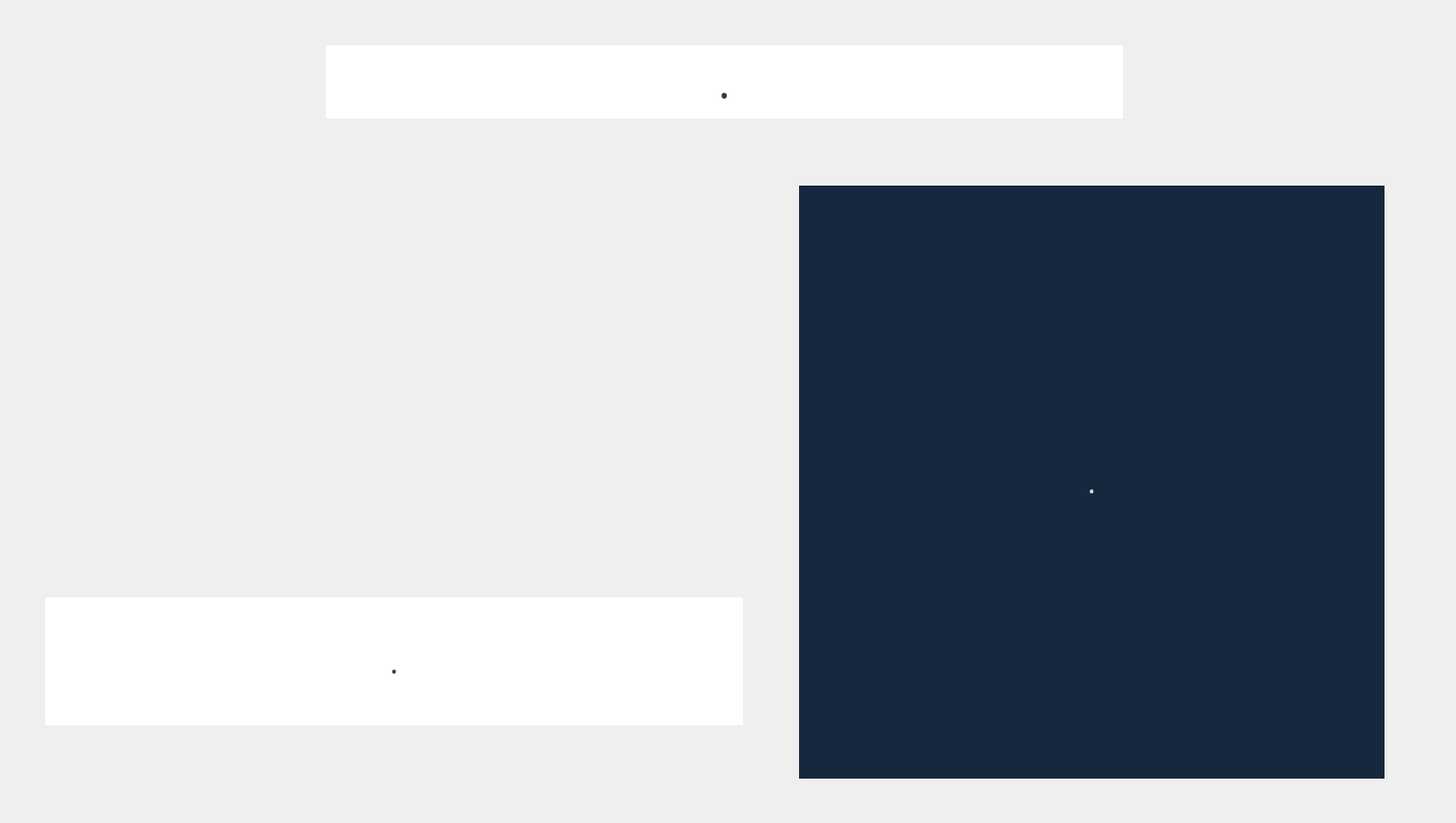
    <widget class="QWidget" name="Dolphinarium_Page_26">
     <widget class="QLabel" name="Photo_Dolphinarium_label">
      <property name="geometry">
       <rect>
        <x>60</x>
        <y>200</y>
        <width>771</width>
        <height>421</height>
       </rect>
      </property>
      <property name="text">
       <string/>
      </property>
      <property name="pixmap">
       <pixmap>8.jpg</pixmap>
      </property>
     </widget>
     <widget class="QLabel" name="Adress_Dolphinarium_label">
      <property name="geometry">
       <rect>
        <x>50</x>
        <y>660</y>
        <width>771</width>
        <height>141</height>
       </rect>
      </property>
      <property name="font">
       <font>
        <family>Monotype Corsiva</family>
        <pointsize>25</pointsize>
       </font>
      </property>
      <property name="styleSheet">
       <string notr="true">background-color: #FFFFFF;
color:rgb(57, 57, 57);</string>
      </property>
      <property name="text">
       <string>.</string>
      </property>
      <property name="alignment">
       <set>Qt::AlignCenter</set>
      </property>
      <property name="wordWrap">
       <bool>true</bool>
      </property>
     </widget>
     <widget class="QPushButton" name="switch_Dolphinarium__Soviet_area_pushButton">
      <property name="geometry">
       <rect>
        <x>30</x>
        <y>50</y>
        <width>171</width>
        <height>81</height>
       </rect>
      </property>
      <property name="styleSheet">
       <string notr="true">background-color: rgba(0,0,0,0);
border: none;</string>
      </property>
      <property name="text">
       <string/>
      </property>
     </widget>
     <widget class="QLabel" name="Name_Dolphinarium_label">
      <property name="geometry">
       <rect>
        <x>360</x>
        <y>50</y>
        <width>881</width>
        <height>81</height>
       </rect>
      </property>
      <property name="font">
       <font>
        <family>Monotype Corsiva</family>
        <pointsize>35</pointsize>
       </font>
      </property>
      <property name="styleSheet">
       <string notr="true">background-color: #FFFFFF;
color:rgb(57, 57, 57);</string>
      </property>
      <property name="text">
       <string>.</string>
      </property>
      <property name="alignment">
       <set>Qt::AlignCenter</set>
      </property>
     </widget>
     <widget class="QLabel" name="Description_Dolphinarium_label">
      <property name="geometry">
       <rect>
        <x>883</x>
        <y>205</y>
        <width>647</width>
        <height>655</height>
       </rect>
      </property>
      <property name="font">
       <font>
        <family>Monotype Corsiva</family>
        <pointsize>24</pointsize>
       </font>
      </property>
      <property name="styleSheet">
       <string notr="true">background-color: #16283d;
color: #e1dbd5;</string>
      </property>
      <property name="text">
       <string>.</string>
      </property>
      <property name="alignment">
       <set>Qt::AlignCenter</set>
      </property>
      <property name="wordWrap">
       <bool>true</bool>
      </property>
     </widget>
     <widget class="QLabel" name="label_51">
      <property name="geometry">
       <rect>
        <x>0</x>
        <y>0</y>
        <width>1600</width>
        <height>900</height>
       </rect>
      </property>
      <property name="text">
       <string/>
      </property>
      <property name="pixmap">
       <pixmap>5.png</pixmap>
      </property>
     </widget>
     <zorder>label_51</zorder>
     <zorder>Adress_Dolphinarium_label</zorder>
     <zorder>Description_Dolphinarium_label</zorder>
     <zorder>Name_Dolphinarium_label</zorder>
     <zorder>Photo_Dolphinarium_label</zorder>
     <zorder>switch_Dolphinarium__Soviet_area_pushButton</zorder>
    </widget>
